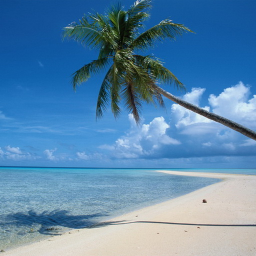
//> input picture jpeg/jpeg-testing/images/sea256x256.png, 256 x 256 px
$ ./colorConv ../images/sea256x256.png 100   (built with g++ and OpenCV 4)
//> lines starting //> are read from the running program, lines starting //| are printed output that depends on the picture
/*
 * =====================================================================================
 *
 *       Filename:  blur.cpp
 *
 *
 *
 *        Version:  1.0
 *        Created:  2013/07/28 14時20分48秒
 *       Revision:  none
 *       Compiler:  gcc
 *
 *         Author:  Tetsuhiko Yao (),
 *   Organization:
 *
 * =====================================================================================
 */
#include <iostream>
#include <string>
#include <stdio.h>
#include <opencv2/core/core.hpp>
#include <opencv2/highgui/highgui.hpp>
#include <opencv2/imgproc/imgproc.hpp>

#define int8 char
#define uint8 unsigned char
#define uint16 unsigned short
#define uint unsigned int
using namespace std;

static int s_std_lum_quant[64] = { 16,11,12,14,12,10,16,14,13,14,18,17,16,19,24,40,26,24,22,22,24,49,35,37,29,40,58,51,61,60,57,51,56,55,64,72,92,78,64,68,87,69,55,56,80,109,81,87,95,98,103,104,103,62,77,113,121,112,100,120,92,101,103,99 };
static int s_std_croma_quant[64] = { 17,18,18,24,21,24,47,26,26,47,99,66,56,66,99,99,99,99,99,99,99,99,99,99,99,99,99,99,99,99,99,99,99,99,99,99,99,99,99,99,99,99,99,99,99,99,99,99,99,99,99,99,99,99,99,99,99,99,99,99,99,99,99,99 };

const int YR = 19595, YG = 38470, YB = 7471, CB_R = -11059, CB_G = -21709, CB_B = 32768, CR_R = 32768, CR_G = -27439, CR_B = -5329;
static inline uint8 clamp(int i) { if (static_cast<uint>(i) > 255U) { if (i < 0) i = 0; else if (i > 255) i = 255; } return static_cast<uint8>(i); }

void applyQuantTable(const int* pSrc, int* pDst, int* quantTable)
{
  for(int i = 0; i < 8; i++) {
    for(int j = 0; j < 8; j++) {
      pDst[i * 8 + j] = pSrc[i * 8 + j] / quantTable[i * 8 + j];
    }
  }
}

void calcQuantTableByQuality(int* pSrc, int* pDst, int quality)
{
    int s = (quality < 50) ? (5000 / quality) : (200 - (2 * quality));
    for ( int i = 0; i < 64; i++ ) {
        int value = (s * pSrc[i] + 50) / 100;
        if ( value == 0 ) {
            value = 1;
        }
        if ( value > 255 ) {
            value = 255;
        }
        pDst[i] = value;
    }
}
void centerization(const uint8* pSrc, int8* pDst, int width, int height)
{
  for(int i = 0; i < height; i++) {
    for(int j = 0; j < width; j++) {
      pDst[i * width + j] = (int8)(pSrc[i * width + j] - 128);
    }
  }

}
void twoDimDct(const int8* pSrc, int* pDst)
{
  double cu, cv;
  double xCof, yCof;
  double cucv, val;
  for(int v = 0;v < 8; v++) {
    if(v) cv = 1;
    else cv = 1 / sqrt(2);
    for(int u = 0; u < 8; u++) {
      val = 0;
      if(u) cu = 1;
      else cu = 1 / sqrt(2);
      for(int y = 0; y < 8; y++) {
        yCof = (2 * y + 1) * v * M_PI / (2 * 8);
        for(int x = 0; x < 8; x++) {
          xCof = (2 * x + 1) * u * M_PI / (2 * 8);
          val += (int)(pSrc[y * 8 + x]) * cos(xCof) * cos(yCof);
        }
      }
      cucv = (2 * cu * cv) / 8;
      pDst[v * 8 + u] = floor(val * cucv + 0.5);
    }
  }
}
void reverseBlockSplitting(const uint8* pSrc, uint8* pDst, int width, int height)
{
  const int blockWidth = width / 8;
  for(int y = 0; y < height; y++) {
    for(int x = 0; x < width; x++) {
      int dstIndex = ((x % width) / 8 + (y / 8) * blockWidth) * 64 +
        (y % 8) * 8 + x % 8;
      int srcIndex = x + y * width;
      pDst[srcIndex] = pSrc[dstIndex];
    }
  }
}
void blockSplitMcuLine(const uint8* pSrc, uint8* pDst, int width)
{
  for(int i = 0; i < 8; i++) { /* because MUC height is 8. */
    for(int j = 0; j < width; j++) {
      int insideMcuIndex = i * 8 + j % 8;
      int mcuNum = j / 8;
      pDst[mcuNum * 64 + insideMcuIndex] = pSrc[i * width + j];
    }
  }
}
void SubSamplingH2V2(const uint8* pSrc, uint8* pDst, int width, int height)
{
  int halfHeight = ceil(height / 2);
  int halfWidth = ceil(width / 2);

  for(int i = 0; i < halfHeight; i++) {
    for(int j = 0; j < halfWidth; j++) {
      pDst[i * halfWidth + j] = pSrc[(i * 2) * width + (j * 2)];
    }
  }
}
void deSplitFromComp(uint8* pSrc, const uint8* pY, const uint8* pCb, const uint8* pCr,
    int height, int width)
{
  for(int i = 0; i < height; i++) {
    for(int j = 0; j < width; j++) {
      pSrc[i * width * 3 + j * 3 + 0] = pY[i * width + j] ;
      pSrc[i * width * 3 + j * 3 + 1] = pCb[i * width + j];
      pSrc[i * width * 3 + j * 3 + 2] = pCr[i * width + j];
    }
  }
}

void splitToComp(const uint8* pSrc, uint8* pY, uint8* pCb, uint8* pCr, int height, int width)
{
  for(int i = 0; i < height; i++) {
    for(int j = 0; j < width; j++) {
      pY[i * width + j] = pSrc[i * width * 3 + j * 3 + 0];
      pCb[i * width + j] = pSrc[i * width * 3 + j * 3 + 1];
      pCr[i * width + j] = pSrc[i * width * 3 + j * 3 + 2];
    }
  }
}

static void RGB_to_YCC(uint8* pDst, const uint8 *pSrc, int num_pixels)
{
  for ( ; num_pixels; pDst += 3, pSrc += 3, num_pixels--)
  {
    const int r = pSrc[2], g = pSrc[1], b = pSrc[0];
    pDst[0] = static_cast<uint8>((r * YR + g * YG + b * YB + 32768) >> 16);
    pDst[1] = clamp(128 + ((r * CB_R + g * CB_G + b * CB_B + 32768) >> 16));
    pDst[2] = clamp(128 + ((r * CR_R + g * CR_G + b * CR_B + 32768) >> 16));
  }
}

int main(int argc, char* argv[])
{
  const string windowName = "result window";
  cv::Mat input;
  cv::Mat refInput;
  cv::Size ksize;

  if(argc > 1) {
    input = cv::imread(argv[1], 1);
//> input is the input picture: 256 rows x 256 cols, CV_8UC3; mean B, G, R 172.9, 136.1, 91.6
    refInput = cv::imread(argv[1], 0);
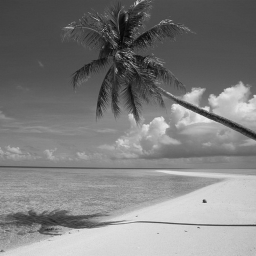
//> refInput: 256 rows x 256 cols, CV_8UC1; min 6, max 236, mean 126.5
  }
  int height = input.rows;
//> height = 256
  int width = input.cols;
//> width = 256
  int halfWidth = ceil(width / 2);
//> halfWidth = 128
  int halfHeight = ceil(height / 2);
//> halfHeight = 128
  int comp = input.elemSize();
//> comp = 3

  printf("height:%d width:%d comp:%d\n", height, width, comp);
//| height:256 width:256 comp:3

  cv::Mat output(input.rows, input.cols, CV_8UC3);
  cv::Mat grayOutput(input.rows, input.cols, CV_8UC1);

  ksize.width = 3;
  ksize.height = 3;
  if(argc > 2) {
    ksize.width = atoi(argv[2]);
//> ksize = Size(100, 3)
    ksize.height = atoi(argv[2]);
//> ksize = Size(100, 100)
  }

  unsigned char* srcPtr = (unsigned char*)input.data;
  unsigned char* refPtr = (unsigned char*)refInput.data;
  unsigned char* dstPtr = (unsigned char*)output.data;
  unsigned char* gDstPtr = (unsigned char*)grayOutput.data;
  unsigned char* srcPtrBuf;
  unsigned char* dstPtrBuf;

  /* execute refrence codes */

  /*  RGB to YCbCr. */
  for(int i = 0; i < height; i++) {
    srcPtrBuf = srcPtr + i * width * comp;
    dstPtrBuf = dstPtr + i * width * comp;
    RGB_to_YCC(dstPtrBuf, srcPtrBuf, width);
  }

  /* split data for each comp. */
  cv::Mat Y(input.rows, input.cols, CV_8UC1);
  unsigned char* YPtr = (unsigned char*)Y.data;
  cv::Mat Cb(input.rows, input.cols, CV_8UC1);
  unsigned char* CbPtr = (unsigned char*)Cb.data;
  cv::Mat Cr(input.rows, input.cols, CV_8UC1);
  unsigned char* CrPtr = (unsigned char*)Cr.data;

  splitToComp(dstPtr, YPtr, CbPtr, CrPtr, width, height);
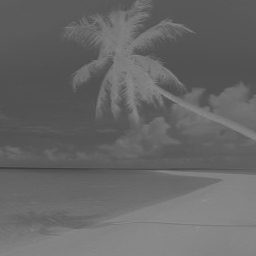
//> Cr: 256 rows x 256 cols, CV_8UC1; min 57, max 143, mean 102.7

  /* SubSampling H2V2 */
  cv::Mat subCb(halfHeight, halfWidth, CV_8UC1);
  unsigned char* subCbPtr = (unsigned char*)subCb.data;
  cv::Mat subCr(halfHeight, halfWidth, CV_8UC1);
  unsigned char* subCrPtr = (unsigned char*)subCr.data;
  SubSamplingH2V2(CbPtr, subCbPtr, width, height);
//> in SubSamplingH2V2, `int halfHeight = ceil(height / 2);`: halfHeight = 128
//> the loop in SubSamplingH2V2, `for(int i = 0; i < halfHeight; i++)` made 128 passes
  SubSamplingH2V2(CrPtr, subCrPtr, width, height);
//> the loop in SubSamplingH2V2 (call 2), `for(int i = 0; i < halfHeight; i++)` made 128 passes

  cv::Mat blockY(input.rows, input.cols, CV_8UC1);
  unsigned char* blockYPtr = (unsigned char*)blockY.data;
  unsigned char* YPtrBuf;
  unsigned char* blockYPtrBuf;
  /* block Splitting */
  for(int i = 0; i < height; i+=8) {
    YPtrBuf = YPtr + i * width ;
    blockYPtrBuf = blockYPtr + i * width;
    blockSplitMcuLine(YPtrBuf, blockYPtrBuf, width);
  }

  cv::Mat blockCb(halfHeight, halfWidth, CV_8UC1);
  unsigned char* blockCbPtr = (unsigned char*)blockCb.data;
  unsigned char* subCrPtrBuf;
  unsigned char* blockCrPtrBuf;
  cv::Mat blockCr(halfHeight, halfWidth, CV_8UC1);
  unsigned char* blockCrPtr = (unsigned char*)blockCr.data;
  unsigned char* subCbPtrBuf;
  unsigned char* blockCbPtrBuf;

  /* block Splitting */
  for(int i = 0; i < halfHeight; i+=8) {
    subCbPtrBuf = subCbPtr + i * halfWidth ;
    blockCbPtrBuf = blockCbPtr + i * halfWidth;
    blockSplitMcuLine(subCbPtrBuf, blockCbPtrBuf, halfWidth);

    subCrPtrBuf = subCrPtr + i * halfWidth ;
    blockCrPtrBuf = blockCrPtr + i * halfWidth;
    blockSplitMcuLine(subCrPtrBuf, blockCrPtrBuf, halfWidth);
  }

  /* apply reverse block splitting */
  cv::Mat reverseBlockY(input.rows, input.cols, CV_8UC1);
  unsigned char* reverseBlockYPtr = (unsigned char*)reverseBlockY.data;
  reverseBlockSplitting(blockYPtr, reverseBlockYPtr, width, height);
//> in reverseBlockSplitting, `const int blockWidth = width / 8;`: blockWidth = 32
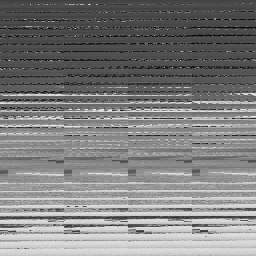
//> blockY: 256 rows x 256 cols, CV_8UC1; min 7, max 237, mean 127

  cv::Mat reverseBlockCb(halfHeight, halfWidth, CV_8UC1);
//> reverseBlockCb: 128 rows x 128 cols, CV_8UC1; every value is 0
  unsigned char* reverseBlockCbPtr = (unsigned char*)reverseBlockCb.data;
  reverseBlockSplitting(blockCbPtr, reverseBlockCbPtr, halfWidth, halfHeight);
//> the loop in reverseBlockSplitting (call 2), `for(int y = 0; y < height; y++)` made 128 passes
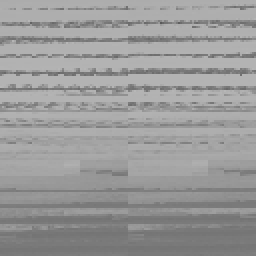
//> blockCb: 128 rows x 128 cols, CV_8UC1 (shown 2 times larger); min 89, max 183, mean 154

  /* Centerization for DCT */
  cv::Mat centerY(input.rows, input.cols, CV_8UC1);
  char* centerYPtr= (char*)centerY.data;
//> centerYPtr = ""
  centerization(blockYPtr, centerYPtr, width, height);
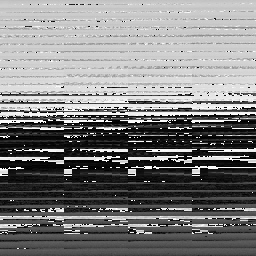
//> centerY: 256 rows x 256 cols, CV_8UC1; min 0, max 255, mean 126

  cv::Mat centerCb(halfHeight, halfWidth, CV_8UC1);
  char* centerCbPtr= (char*)centerCb.data;
//> centerCbPtr = ""
  centerization(blockCbPtr, centerCbPtr, halfWidth, halfHeight);
//> the loop in centerization (call 2), `for(int i = 0; i < height; i++)` made 128 passes
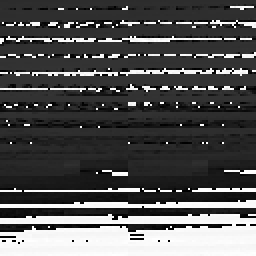
//> centerCb: 128 rows x 128 cols, CV_8UC1 (shown 2 times larger); min 0, max 255, mean 82.5

  cv::Mat centerCr(halfHeight, halfWidth, CV_8UC1);
  char* centerCrPtr= (char*)centerCr.data;
//> centerCrPtr = ""
  centerization(blockCrPtr, centerCrPtr, halfWidth, halfHeight);
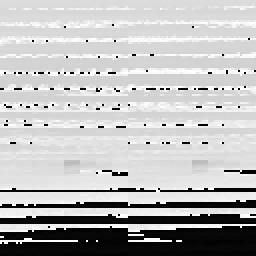
//> centerCr: 128 rows x 128 cols, CV_8UC1 (shown 2 times larger); min 0, max 255, mean 185.8

  /* 2D DCT */
  cv::Mat dctY(input.rows, input.cols, CV_32SC1);
  int* dctYPtr= (int*)dctY.data;
  cv::Mat dctCr(halfHeight, halfWidth, CV_32SC1);
//> dctCr: 128 rows x 128 cols, CV_32SC1; every value is 0
  int* dctCrPtr= (int*)dctCr.data;
  cv::Mat dctCb(halfHeight, halfWidth, CV_32SC1);
  int* dctCbPtr= (int*)dctCb.data;

  char* centerYPtrBuf;
  char* centerCbPtrBuf;
  char* centerCrPtrBuf;
  int* dctYPtrBuf;
  int* dctCbPtrBuf;
  int* dctCrPtrBuf;

  for(int i = 0; i < height; i+=8) {
    for(int j = 0; j < width; j+=8) {
      centerYPtrBuf = centerYPtr + i * width + j;
      dctYPtrBuf = dctYPtr + i * width + j;
      twoDimDct(centerYPtrBuf, dctYPtrBuf);
    }
  }

  for(int i = 0; i < halfHeight; i+=8) {
    for(int j = 0; j < halfWidth; j+=8) {
      centerCbPtrBuf = centerCbPtr + i * halfWidth + j;
      dctCbPtrBuf = dctCbPtr + i * halfWidth + j;
      twoDimDct(centerCbPtrBuf, dctCbPtrBuf);

      centerCrPtrBuf = centerCrPtr + i * halfWidth + j;
      dctCrPtrBuf = dctCrPtr + i * halfWidth + j;
      twoDimDct(centerCrPtrBuf, dctCrPtrBuf);
    }
  }

  /* Quantization */
  int quantTableY[64];
  int quantTableCbCr[64];
  int quality = 80;
  calcQuantTableByQuality(s_std_lum_quant, quantTableY, quality);
  calcQuantTableByQuality(s_std_croma_quant, quantTableCbCr, quality);

  cv::Mat quantY(input.rows, input.cols, CV_32SC1);
  int* quantYPtr= (int*)quantY.data;
  cv::Mat quantCr(halfHeight, halfWidth, CV_32SC1);
  int* quantCrPtr= (int*)quantCr.data;
  cv::Mat quantCb(halfHeight, halfWidth, CV_32SC1);
  int* quantCbPtr= (int*)quantCb.data;
  int* quantYPtrBuf;
  int* quantCrPtrBuf;
  int* quantCbPtrBuf;


  for(int i = 0; i < height; i+=8) {
    for(int j = 0; j < width; j+=8) {
      dctYPtrBuf = dctYPtr + i * width + j;
      quantYPtrBuf = quantYPtr + i * width + j;
      applyQuantTable(dctYPtrBuf, quantYPtrBuf, quantTableY);
    }
  }
  for(int i = 0; i < halfHeight; i+=8) {
    for(int j = 0; j < halfWidth; j+=8) {
      dctCbPtrBuf = dctCbPtr + i * halfWidth + j;
      quantCbPtrBuf = quantCbPtr + i * halfWidth + j;
      applyQuantTable(dctCbPtrBuf, quantCbPtrBuf, quantTableCbCr);

      dctCrPtrBuf = dctCrPtr + i * halfWidth + j;
      quantCrPtrBuf = quantCrPtr + i * halfWidth + j;
      applyQuantTable(dctCrPtrBuf, quantCrPtrBuf, quantTableCbCr);
    }
  }

  /* Entropy Encoding */

  /* Add Header */

  cv::namedWindow(windowName, CV_WINDOW_AUTOSIZE);
  cv::imshow(windowName, centerY);
  cv::waitKey(0);

  return 0;
}
